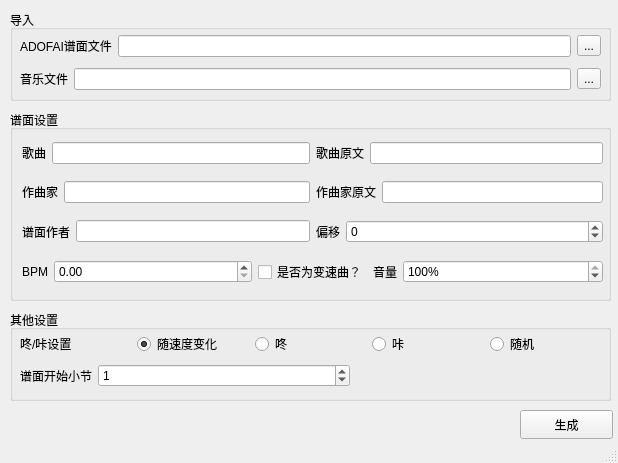
<?xml version="1.0" encoding="UTF-8"?>
<ui version="4.0">
 <class>Adofai2Taiko</class>
 <widget class="QMainWindow" name="Adofai2Taiko">
  <property name="geometry">
   <rect>
    <x>0</x>
    <y>0</y>
    <width>618</width>
    <height>463</height>
   </rect>
  </property>
  <property name="windowTitle">
   <string>Adofai2Taiko</string>
  </property>
  <widget class="QWidget" name="centralwidget">
   <widget class="QGroupBox" name="groupBox">
    <property name="geometry">
     <rect>
      <x>10</x>
      <y>10</y>
      <width>601</width>
      <height>91</height>
     </rect>
    </property>
    <property name="title">
     <string>导入</string>
    </property>
    <widget class="QWidget" name="layoutWidget">
     <property name="geometry">
      <rect>
       <x>10</x>
       <y>20</y>
       <width>581</width>
       <height>65</height>
      </rect>
     </property>
     <layout class="QVBoxLayout" name="verticalLayout_3">
      <item>
       <layout class="QHBoxLayout" name="horizontalLayout">
        <item>
         <widget class="QLabel" name="label">
          <property name="text">
           <string>ADOFAI谱面文件</string>
          </property>
         </widget>
        </item>
        <item>
         <widget class="QLineEdit" name="adofaiFile">
          <property name="readOnly">
           <bool>true</bool>
          </property>
         </widget>
        </item>
        <item>
         <widget class="QToolButton" name="adofaiFileButton">
          <property name="text">
           <string>...</string>
          </property>
         </widget>
        </item>
       </layout>
      </item>
      <item>
       <layout class="QHBoxLayout" name="horizontalLayout_2">
        <item>
         <widget class="QLabel" name="label_2">
          <property name="text">
           <string>音乐文件</string>
          </property>
         </widget>
        </item>
        <item>
         <widget class="QLineEdit" name="musicFile">
          <property name="readOnly">
           <bool>true</bool>
          </property>
         </widget>
        </item>
        <item>
         <widget class="QToolButton" name="musicFileButton">
          <property name="text">
           <string>...</string>
          </property>
         </widget>
        </item>
       </layout>
      </item>
     </layout>
    </widget>
   </widget>
   <widget class="QPushButton" name="generateButton">
    <property name="geometry">
     <rect>
      <x>520</x>
      <y>410</y>
      <width>93</width>
      <height>29</height>
     </rect>
    </property>
    <property name="text">
     <string>生成</string>
    </property>
   </widget>
   <widget class="QGroupBox" name="groupBox_2">
    <property name="geometry">
     <rect>
      <x>10</x>
      <y>110</y>
      <width>601</width>
      <height>191</height>
     </rect>
    </property>
    <property name="title">
     <string>谱面设置</string>
    </property>
    <widget class="QWidget" name="layoutWidget_2">
     <property name="geometry">
      <rect>
       <x>12</x>
       <y>21</y>
       <width>581</width>
       <height>168</height>
      </rect>
     </property>
     <layout class="QVBoxLayout" name="verticalLayout">
      <item>
       <layout class="QHBoxLayout" name="horizontalLayout_10">
        <item>
         <layout class="QHBoxLayout" name="horizontalLayout_3">
          <item>
           <widget class="QLabel" name="label_3">
            <property name="text">
             <string>歌曲</string>
            </property>
           </widget>
          </item>
          <item>
           <widget class="QLineEdit" name="song"/>
          </item>
         </layout>
        </item>
        <item>
         <layout class="QHBoxLayout" name="horizontalLayout_4">
          <item>
           <widget class="QLabel" name="label_4">
            <property name="text">
             <string>歌曲原文</string>
            </property>
           </widget>
          </item>
          <item>
           <widget class="QLineEdit" name="songOrg"/>
          </item>
         </layout>
        </item>
       </layout>
      </item>
      <item>
       <layout class="QHBoxLayout" name="horizontalLayout_14">
        <item>
         <layout class="QHBoxLayout" name="horizontalLayout_5">
          <item>
           <widget class="QLabel" name="label_5">
            <property name="text">
             <string>作曲家</string>
            </property>
           </widget>
          </item>
          <item>
           <widget class="QLineEdit" name="artist"/>
          </item>
         </layout>
        </item>
        <item>
         <layout class="QHBoxLayout" name="horizontalLayout_6">
          <item>
           <widget class="QLabel" name="label_6">
            <property name="text">
             <string>作曲家原文</string>
            </property>
           </widget>
          </item>
          <item>
           <widget class="QLineEdit" name="artistOrg"/>
          </item>
         </layout>
        </item>
       </layout>
      </item>
      <item>
       <layout class="QHBoxLayout" name="horizontalLayout_15">
        <item>
         <layout class="QHBoxLayout" name="horizontalLayout_7">
          <item>
           <widget class="QLabel" name="label_7">
            <property name="text">
             <string>谱面作者</string>
            </property>
           </widget>
          </item>
          <item>
           <widget class="QLineEdit" name="creator"/>
          </item>
         </layout>
        </item>
        <item>
         <layout class="QHBoxLayout" name="horizontalLayout_9">
          <item>
           <widget class="QLabel" name="label_9">
            <property name="text">
             <string>偏移</string>
            </property>
           </widget>
          </item>
          <item>
           <widget class="QSpinBox" name="offset">
            <property name="sizePolicy">
             <sizepolicy hsizetype="Expanding" vsizetype="Fixed">
              <horstretch>0</horstretch>
              <verstretch>0</verstretch>
             </sizepolicy>
            </property>
            <property name="minimum">
             <number>-10000</number>
            </property>
            <property name="maximum">
             <number>10000</number>
            </property>
            <property name="value">
             <number>0</number>
            </property>
           </widget>
          </item>
         </layout>
        </item>
       </layout>
      </item>
      <item>
       <layout class="QHBoxLayout" name="horizontalLayout_16">
        <item>
         <layout class="QHBoxLayout" name="horizontalLayout_8">
          <item>
           <widget class="QLabel" name="label_8">
            <property name="text">
             <string>BPM</string>
            </property>
           </widget>
          </item>
          <item>
           <widget class="QDoubleSpinBox" name="bpm">
            <property name="sizePolicy">
             <sizepolicy hsizetype="Expanding" vsizetype="Fixed">
              <horstretch>0</horstretch>
              <verstretch>0</verstretch>
             </sizepolicy>
            </property>
            <property name="minimum">
             <double>0.000000000000000</double>
            </property>
            <property name="maximum">
             <double>10000.000000000000000</double>
            </property>
           </widget>
          </item>
         </layout>
        </item>
        <item>
         <widget class="QCheckBox" name="isChangeBPM">
          <property name="sizePolicy">
           <sizepolicy hsizetype="Minimum" vsizetype="Fixed">
            <horstretch>0</horstretch>
            <verstretch>0</verstretch>
           </sizepolicy>
          </property>
          <property name="text">
           <string>是否为变速曲？</string>
          </property>
         </widget>
        </item>
        <item>
         <layout class="QHBoxLayout" name="horizontalLayout_13">
          <item>
           <widget class="QLabel" name="label_12">
            <property name="text">
             <string>音量</string>
            </property>
           </widget>
          </item>
          <item>
           <widget class="QSpinBox" name="volume">
            <property name="sizePolicy">
             <sizepolicy hsizetype="Expanding" vsizetype="Fixed">
              <horstretch>0</horstretch>
              <verstretch>0</verstretch>
             </sizepolicy>
            </property>
            <property name="buttonSymbols">
             <enum>QAbstractSpinBox::UpDownArrows</enum>
            </property>
            <property name="suffix">
             <string>%</string>
            </property>
            <property name="maximum">
             <number>100</number>
            </property>
            <property name="value">
             <number>100</number>
            </property>
           </widget>
          </item>
         </layout>
        </item>
       </layout>
      </item>
     </layout>
    </widget>
   </widget>
   <widget class="QGroupBox" name="groupBox_3">
    <property name="geometry">
     <rect>
      <x>10</x>
      <y>310</y>
      <width>601</width>
      <height>91</height>
     </rect>
    </property>
    <property name="title">
     <string>其他设置</string>
    </property>
    <widget class="QWidget" name="layoutWidget_3">
     <property name="geometry">
      <rect>
       <x>10</x>
       <y>20</y>
       <width>581</width>
       <height>61</height>
      </rect>
     </property>
     <layout class="QVBoxLayout" name="verticalLayout_2">
      <item>
       <layout class="QHBoxLayout" name="horizontalLayout_11">
        <item>
         <widget class="QLabel" name="label_10">
          <property name="text">
           <string>咚/咔设置</string>
          </property>
         </widget>
        </item>
        <item>
         <widget class="QRadioButton" name="withSpeed">
          <property name="text">
           <string>随速度变化</string>
          </property>
          <property name="checked">
           <bool>true</bool>
          </property>
          <attribute name="buttonGroup">
           <string notr="true">buttonGroup</string>
          </attribute>
         </widget>
        </item>
        <item>
         <widget class="QRadioButton" name="dong">
          <property name="text">
           <string>咚</string>
          </property>
          <attribute name="buttonGroup">
           <string notr="true">buttonGroup</string>
          </attribute>
         </widget>
        </item>
        <item>
         <widget class="QRadioButton" name="ka">
          <property name="text">
           <string>咔</string>
          </property>
          <attribute name="buttonGroup">
           <string notr="true">buttonGroup</string>
          </attribute>
         </widget>
        </item>
        <item>
         <widget class="QRadioButton" name="random">
          <property name="text">
           <string>随机</string>
          </property>
          <attribute name="buttonGroup">
           <string notr="true">buttonGroup</string>
          </attribute>
         </widget>
        </item>
       </layout>
      </item>
      <item>
       <layout class="QHBoxLayout" name="horizontalLayout_12">
        <item>
         <widget class="QLabel" name="label_11">
          <property name="text">
           <string>谱面开始小节</string>
          </property>
         </widget>
        </item>
        <item>
         <widget class="QSpinBox" name="beginBar">
          <property name="sizePolicy">
           <sizepolicy hsizetype="Expanding" vsizetype="Fixed">
            <horstretch>0</horstretch>
            <verstretch>0</verstretch>
           </sizepolicy>
          </property>
          <property name="value">
           <number>1</number>
          </property>
         </widget>
        </item>
        <item>
         <spacer name="horizontalSpacer">
          <property name="orientation">
           <enum>Qt::Horizontal</enum>
          </property>
          <property name="sizeHint" stdset="0">
           <size>
            <width>40</width>
            <height>20</height>
           </size>
          </property>
         </spacer>
        </item>
       </layout>
      </item>
     </layout>
    </widget>
   </widget>
  </widget>
  <widget class="QStatusBar" name="statusbar"/>
 </widget>
 <resources/>
 <connections/>
 <buttongroups>
  <buttongroup name="buttonGroup"/>
 </buttongroups>
</ui>
